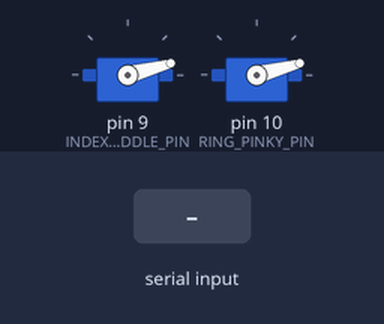
Bench run of a sketch on a simulated Arduino Uno, built with avr-gcc and run on an emulated ATmega328P. Parts: 2 × servo. Inputs (shaded band) come from the test bench.

Above: at 1.2 s.
1.3 s: "R" received over Serial
At 3.1 s:
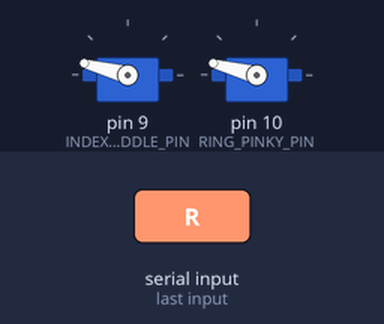
4.0 s: "S" received over Serial
At 6.2 s:
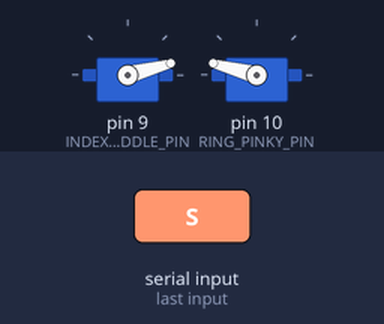
6.7 s: "P" received over Serial
At 7.16 s:
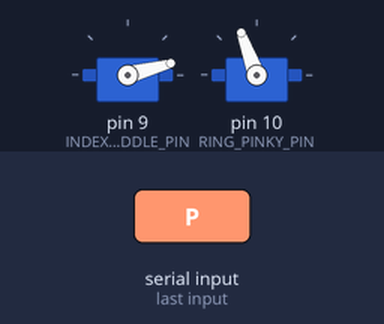
Timing chart, 0 to 9.7 s (numbered marks = the images above; inputs shaded):
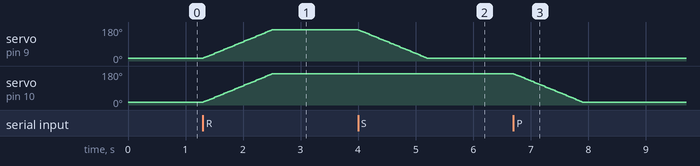

The sketch:

TinyBotTwoServo.ino
```cpp
#include <Servo.h>

/*
  Vision AI Science Lab — two-servo TinyBot hand
  D9: index + middle fingers
  D10: ring + pinky fingers
  Thumb: mechanically fixed

  The website sends only the robot's move at 115200 baud:
    R = both groups closed
    P = both groups open
    S = index/middle open, ring/pinky closed
*/

Servo indexMiddleServo;
Servo ringPinkyServo;

constexpr uint8_t INDEX_MIDDLE_PIN = 9;
constexpr uint8_t RING_PINKY_PIN = 10;

// Calibrate these four angles for the linkage before exhibition day.
constexpr int INDEX_MIDDLE_OPEN = 15;
constexpr int INDEX_MIDDLE_CLOSED = 165;
constexpr int RING_PINKY_OPEN = 15;
constexpr int RING_PINKY_CLOSED = 165;
constexpr unsigned long STEP_INTERVAL_MS = 8;

int indexMiddlePosition = INDEX_MIDDLE_OPEN;
int ringPinkyPosition = RING_PINKY_OPEN;
int indexMiddleTarget = INDEX_MIDDLE_OPEN;
int ringPinkyTarget = RING_PINKY_OPEN;
unsigned long lastStepAt = 0;

void setMove(char command) {
  switch (command) {
    case 'R':
      indexMiddleTarget = INDEX_MIDDLE_CLOSED;
      ringPinkyTarget = RING_PINKY_CLOSED;
      break;
    case 'P':
      indexMiddleTarget = INDEX_MIDDLE_OPEN;
      ringPinkyTarget = RING_PINKY_OPEN;
      break;
    case 'S':
      indexMiddleTarget = INDEX_MIDDLE_OPEN;
      ringPinkyTarget = RING_PINKY_CLOSED;
      break;
  }
}

int stepToward(int current, int target) {
  if (current < target) return current + 1;
  if (current > target) return current - 1;
  return current;
}

void updateServos() {
  const unsigned long now = millis();
  if (now - lastStepAt < STEP_INTERVAL_MS) return;
  lastStepAt = now;
  indexMiddlePosition = stepToward(indexMiddlePosition, indexMiddleTarget);
  ringPinkyPosition = stepToward(ringPinkyPosition, ringPinkyTarget);
  indexMiddleServo.write(indexMiddlePosition);
  ringPinkyServo.write(ringPinkyPosition);
}

void setup() {
  Serial.begin(115200);
  indexMiddleServo.attach(INDEX_MIDDLE_PIN);
  ringPinkyServo.attach(RING_PINKY_PIN);
  indexMiddleServo.write(indexMiddlePosition);
  ringPinkyServo.write(ringPinkyPosition);
}

void loop() {
  while (Serial.available() > 0) {
    char command = Serial.read();
    if (command >= 'a' && command <= 'z') command -= ('a' - 'A');
    setMove(command);
  }
  updateServos();
}
```

Measured:
- after the input at 1.3 s, servo on pin 9 (INDEX_MIDDLE_PIN), servo on pin 10 (RING_PINKY_PIN): moves from 15° to 165° over 1.2 s, starting at once
- after the input at 4.0 s, servo on pin 9 (INDEX_MIDDLE_PIN): moves from 165° to 15° over 1.2 s, starting at once
- after the input at 6.7 s, servo on pin 10 (RING_PINKY_PIN): moves from 165° to 15° over 1.2 s, starting at once
